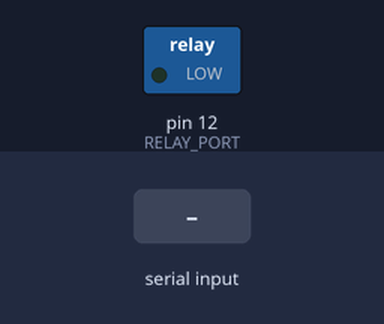
Bench run of a sketch on a simulated Arduino Uno, built with avr-gcc and run on an emulated ATmega328P. On the bench: switched loads named in the sketch (green lamp = pin HIGH). The inputs (shaded band) are chosen by the test bench.

Above: at 1.2 s.
1.3 s: "1" received over Serial
At 2.3 s:
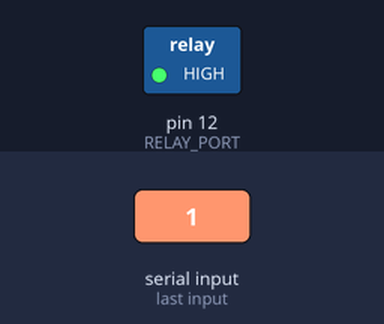
2.8 s: "0" received over Serial
At 3.5 s:
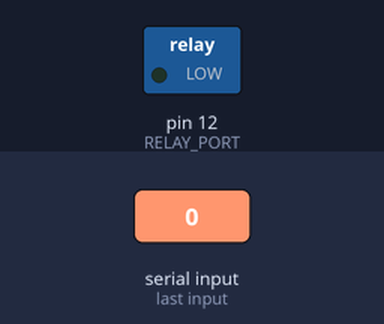
Timing chart, 0 to 5.8 s (numbered marks = the images above; inputs shaded):
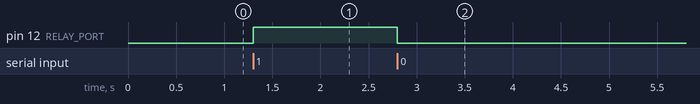

The sketch:

USB-Power-Switch.ino
```cpp
/*
  USB Power Switch

  Written by Robin Janssens (robin@robinjanssens.net)
*/

#define DEBUG 0                           // '1' enables DEBUG output
#define RELAY_PORT 12                     // pin connected to relay

char incomingByte = 0;                    // stores incoming serial data

void setup() {
  pinMode(RELAY_PORT, OUTPUT);            // initialize digital pin RELAY_PORT as an output.
  Serial.begin(9600);                     // open serial port at 9600 baud/sec
}

void loop() {
  if (Serial.available() > 0) {           // wait till serial data is received
    incomingByte = Serial.read();         // read incoming char
    #if DEBUG==1                          // if in DEBUG mode
      Serial.print(incomingByte);         // send DEBUG output repeat received data
      Serial.print(" = 0x");              // send DEBUG output add '0x' for readability
      Serial.println(incomingByte, HEX);  // send DEBUG output repeat received data in HEX
    #endif
    if(incomingByte==0x30) {              // if '0' is received
      digitalWrite(RELAY_PORT, LOW);      // switch USB power off
    } else if (incomingByte==0x31) {      // if '1' is received
      digitalWrite(RELAY_PORT, HIGH);     // switch USB power on
    } else {                              // if something else is received
                                          // ignore all other data
    }
  }
}
```

Measured:
- after the input at 1.3 s, pin 12 (RELAY_PORT): LOW → HIGH at once
- after the input at 2.8 s, pin 12 (RELAY_PORT): HIGH → LOW at once
